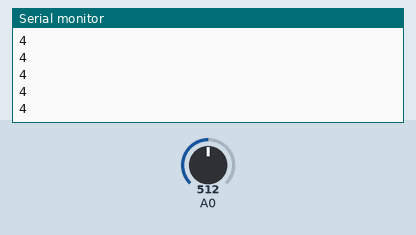
Recording of a sketch running on a simulated Arduino Uno, built with avr-gcc and run on an emulated ATmega328P. Shown: the last lines printed to the serial monitor. Inputs (shaded band) come from the test bench; at power-on: A0 = 512.

Above: at 1.2 s.
1.3 s: A0 set to 716
At 1.8 s:
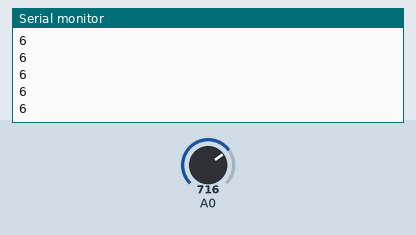
2.8 s: A0 set to 900
At 3.6 s:
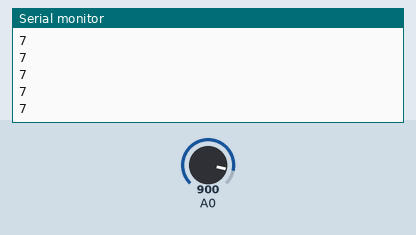
Timing chart, 0 to 5.8 s (numbered marks = the images above; inputs shaded):
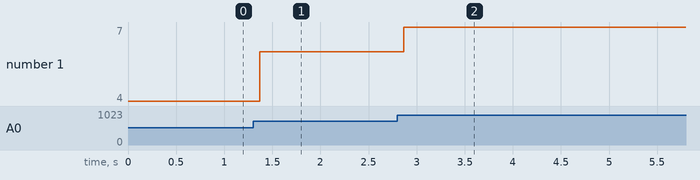

The sketch:

Challenge1.ino
```cpp
void setup() {
  // setup serial port for communication with Serial Monitor
  Serial.begin(9600);
}


void loop() {
  // set sensorValue to the reading on analog input 0
  int sensorValue = analogRead(A0);
  // set the mappedSensorValue to the value of the map() function
  int mappedSensorValue = map(sensorValue, 0, 1023, 0, 9);
  // send mappedSensorValue to the serial port.
  Serial.println(mappedSensorValue, DEC);
}
```

Measured:
- after the input at 1.3 s, the serial monitor: prints a new line after 0.07 s (image 1)
- after the input at 2.8 s, the serial monitor: prints a new line after 0.07 s (image 2)
- plotted number 1: 4 → 6 after the input at 1.3 s, 6 → 7 after the input at 2.8 s
